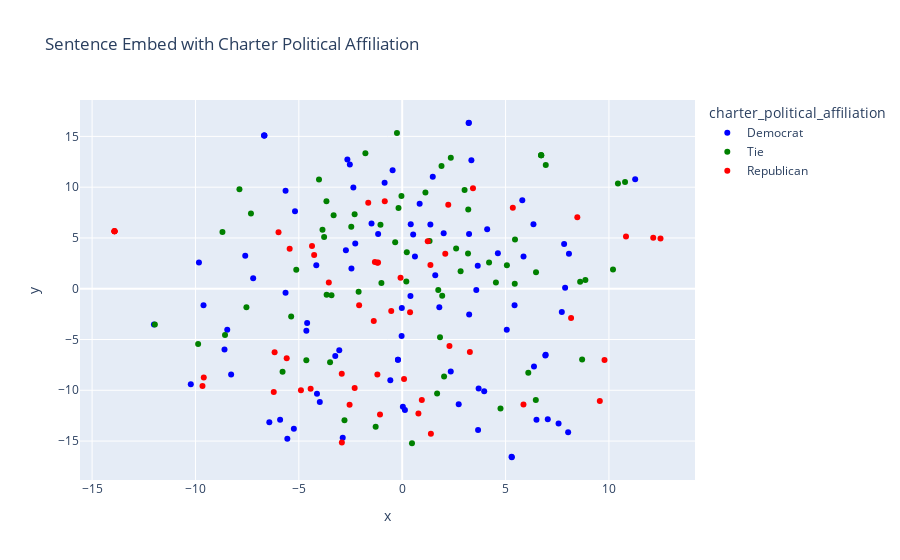

The notebook cell this image was saved under:
### Code cell
fig = px.scatter(df_2d, x='x', y='y',title='Sentence Embed with Charter Political Affiliation', color='charter_political_affiliation', color_discrete_map=color_discrete_map,hover_data=['schoolname', 'district_political_affiliation', 'countydescription'])
fig.show()

### Figure 1 — Plotly figure (JSON) as saved in the notebook; plotly's stock layout.template omitted (floating-point values rounded to 4 significant figures; data arrays with more than 128 entries replaced by an {"elided": "..."} marker saying what was removed)
{"data": [{"customdata": {"elided": "87x3 str values"}, "hovertemplate": "charter_political_affiliation=Democrat<br>x=%{x}<br>y=%{y}<br>schoolname=%{customdata[0]}<br>district_political_affiliation=%{customdata[1]}<br>countydescription=%{customdata[2]}<extra></extra>", "legendgroup": "Democrat", "marker": {"color": "blue", "symbol": "circle"}, "mode": "markers", "name": "Democrat", "orientation": "v", "showlegend": true, "type": "scatter", "x": [-0.4644, -0.8515, 3.347, 11.27, -12.01, -2.455, -5.642, 3.654, 0.3994, 2.006, 7.721, 8.066, -4.635, 3.234, 0.4131, 3.697, -2.27, -1.484, 3.212, -5.241, -8.275, -0.02838, -9.832, 3.966, 1.479, -5.556, -3.044, -2.363, 3.239, 7.879, 4.628, 6.94, -5.643, 2.348, -0.2055, -0.2056, -6.427, 5.809, 8.027, -3.986, 0.8441, 7.563, -4.122, -2.652, 7.832, -6.683, 6.349, -4.156, -6.664, -5.185, 6.375, 4.111, -2.723, 2.734, 6.495, -4.597, -9.611, 5.869, 5.059, 5.435, 1.363, -0.5749, 3.225, -1.164, 6.924, 0.53, -8.463, -6.673, -2.533, 0.6156, 7.042, 0.03203, 1.795, 3.584, 5.291, 5.303, 0.1316, 1.598, -8.596, -5.906, 3.671, -0.01895, -10.23, -7.209, -3.237, -7.592, -2.877], "xaxis": "x", "y": [11.68, 10.44, 12.65, 10.78, -3.531, 1.995, 9.64, 2.27, -0.7097, 5.462, -2.295, 3.444, -4.138, 5.4, 6.352, -9.815, 4.448, 6.423, 16.33, -13.78, -8.453, -4.643, 2.586, -10.1, 11.03, -14.77, -6.059, 9.965, -2.543, 0.1043, 3.502, -6.493, -0.3984, -8.153, -7.004, -7.004, -13.15, 8.707, -14.13, -11.15, 8.365, -13.28, -10.34, 12.73, 4.393, 15.08, 6.349, 2.323, 15.08, 7.64, -7.658, 5.848, 3.801, -11.38, -12.91, -3.372, -1.617, 3.18, -4.048, -1.616, 6.334, -9.012, 16.34, 5.378, -6.568, 5.336, -4.029, 15.08, 12.24, 3.17, -12.85, -11.63, -1.826, -0.1133, -16.55, -16.59, -11.95, 1.328, -5.978, -12.9, -13.92, -1.908, -9.404, 1.03, -6.614, 3.247, -14.67], "yaxis": "y"}, {"customdata": {"elided": "67x3 str values"}, "hovertemplate": "charter_political_affiliation=Tie<br>x=%{x}<br>y=%{y}<br>schoolname=%{customdata[0]}<br>district_political_affiliation=%{customdata[1]}<br>countydescription=%{customdata[2]}<extra></extra>", "legendgroup": "Tie", "marker": {"color": "green", "symbol": "circle"}, "mode": "markers", "name": "Tie", "orientation": "v", "showlegend": true, "type": "scatter", "x": [2.608, -2.108, -3.489, 1.744, 4.201, -3.655, 10.43, -7.535, -1.051, -0.1781, -3.777, 6.726, 6.714, 6.726, -1.284, 5.444, 0.1986, 0.2226, 10.78, -3.665, 3.018, -5.124, 10.2, -3.317, -8.57, 1.324, -2.463, 5.064, -11.96, -3.856, 6.099, -0.3393, 4.755, -4.025, -7.873, 1.829, 3.184, -8.694, 2.351, 8.861, 6.473, -1.78, 5.456, -3.42, 1.935, 1.123, -0.03571, -9.871, -0.2535, -2.301, 8.607, 2.825, 3.194, -7.316, 6.463, -5.371, -2.792, -1.005, 4.533, 8.703, 2.026, -5.787, 1.901, 0.4728, 1.688, -4.637, 6.944], "xaxis": "x", "y": [3.969, -0.3034, -7.235, -0.1132, 2.591, -0.5877, 10.36, -1.817, 6.298, 7.938, 5.083, 13.14, 13.14, 13.14, -13.59, 0.4942, 0.7137, 3.603, 10.51, 8.614, 9.733, 1.865, 1.905, 7.23, -4.554, 4.698, 6.092, 2.304, -3.533, 5.8, -8.262, 4.567, -11.79, 10.76, 9.784, -4.785, 3.459, 5.575, 12.89, 0.8531, 1.611, 13.35, 4.858, -0.653, -0.697, 9.481, 9.142, -5.435, 15.33, 7.322, 0.6919, 1.723, 7.797, 7.399, -10.96, -2.723, -12.95, 0.5558, 0.6097, -6.973, -8.64, -8.18, 12.08, -15.21, -10.31, -7.035, 12.18], "yaxis": "y"}, {"customdata": {"elided": "52x3 str values"}, "hovertemplate": "charter_political_affiliation=Republican<br>x=%{x}<br>y=%{y}<br>schoolname=%{customdata[0]}<br>district_political_affiliation=%{customdata[1]}<br>countydescription=%{customdata[2]}<extra></extra>", "legendgroup": "Republican", "marker": {"color": "red", "symbol": "circle"}, "mode": "markers", "name": "Republican", "orientation": "v", "showlegend": true, "type": "scatter", "x": [-1.202, 5.351, 9.559, -1.643, -1.321, -6.213, -2.924, -5.444, 1.235, 2.228, 2.285, -4.259, 3.424, -9.598, -4.429, -4.898, -0.5304, 5.866, -4.363, 3.273, 12.49, 0.08898, 0.7841, 10.83, -0.8426, -1.376, -3.551, -2.083, 12.14, -5.982, 8.47, 2.083, -1.197, 1.365, -1.168, -6.171, -2.299, 8.169, -9.661, -2.545, -0.08006, -2.919, -13.92, -13.92, -1.074, 1.388, -13.92, 9.787, -13.92, 0.3801, 0.9492, -5.587], "xaxis": "x", "y": [-8.442, 7.974, -11.06, 8.474, 2.627, -10.17, -8.379, 3.94, 4.664, 8.261, -5.647, 3.329, 9.884, -8.745, -9.842, -10.01, -2.193, -11.39, 4.201, -6.22, 4.948, -8.889, -12.28, 5.143, 8.62, -3.172, 0.6238, -1.625, 5.013, 5.56, 7.043, 3.446, 2.563, 2.328, 2.589, -6.251, -9.768, -2.889, -9.575, -11.41, 1.085, -15.15, 5.651, 5.651, -12.38, -14.29, 5.651, -7.027, 5.651, -2.32, -10.95, -6.837], "yaxis": "y"}], "layout": {"legend": {"title": {"text": "charter_political_affiliation"}, "tracegroupgap": 0}, "title": {"text": "Sentence Embed with Charter Political Affiliation"}, "xaxis": {"anchor": "y", "domain": [0, 1], "title": {"text": "x"}}, "yaxis": {"anchor": "x", "domain": [0, 1], "title": {"text": "y"}}}}
